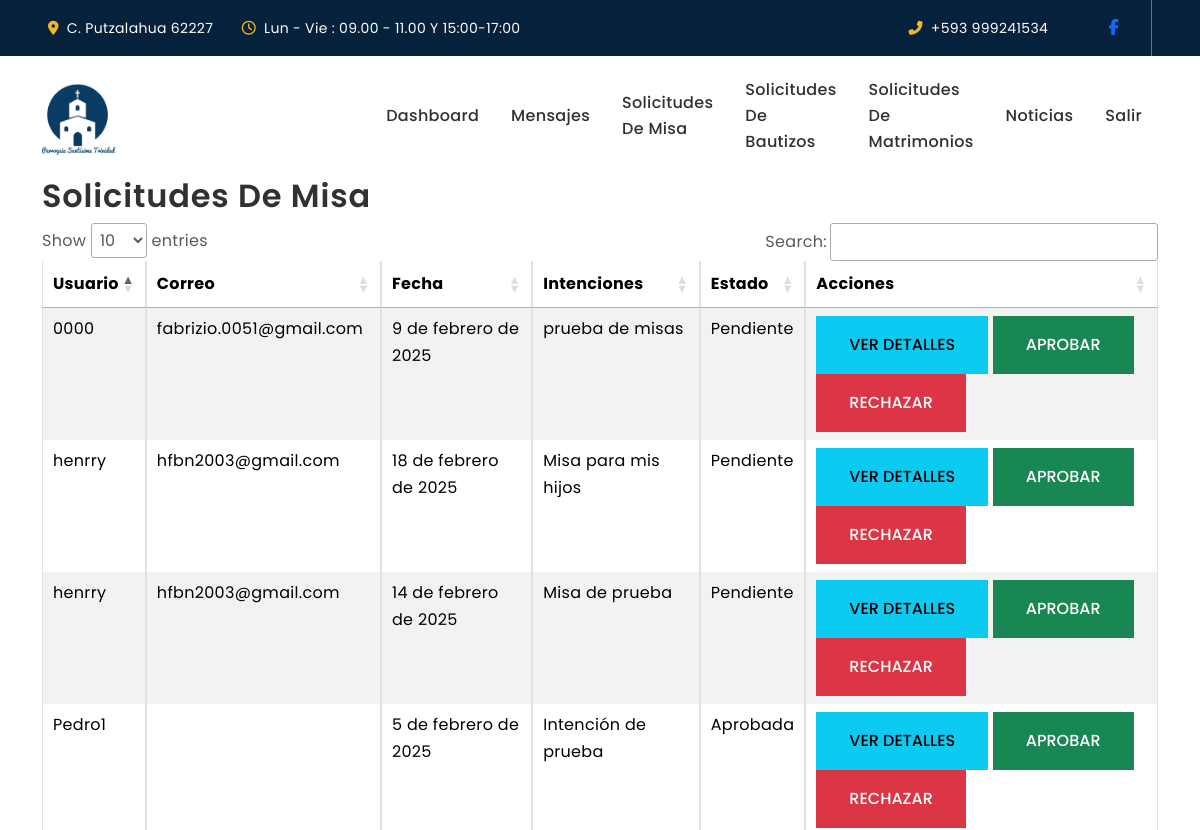
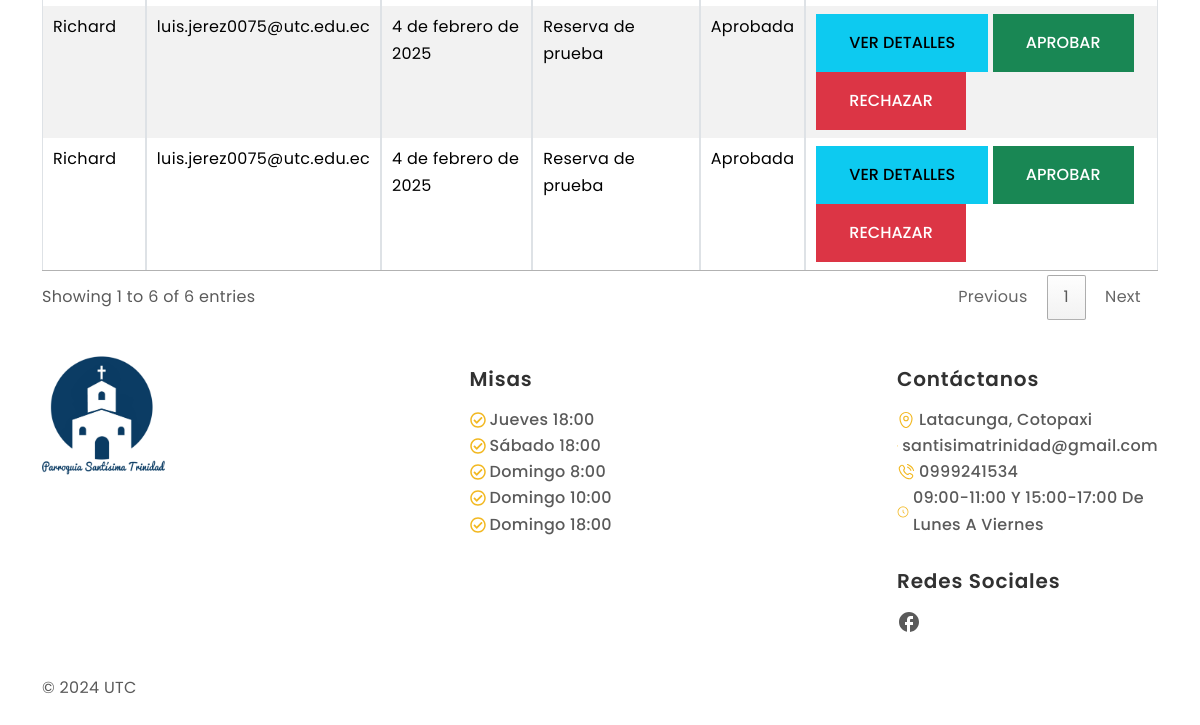
/ver-solicitudes/ (signed in), run on an earlier commit of the app's database (2 pictures, top to bottom).
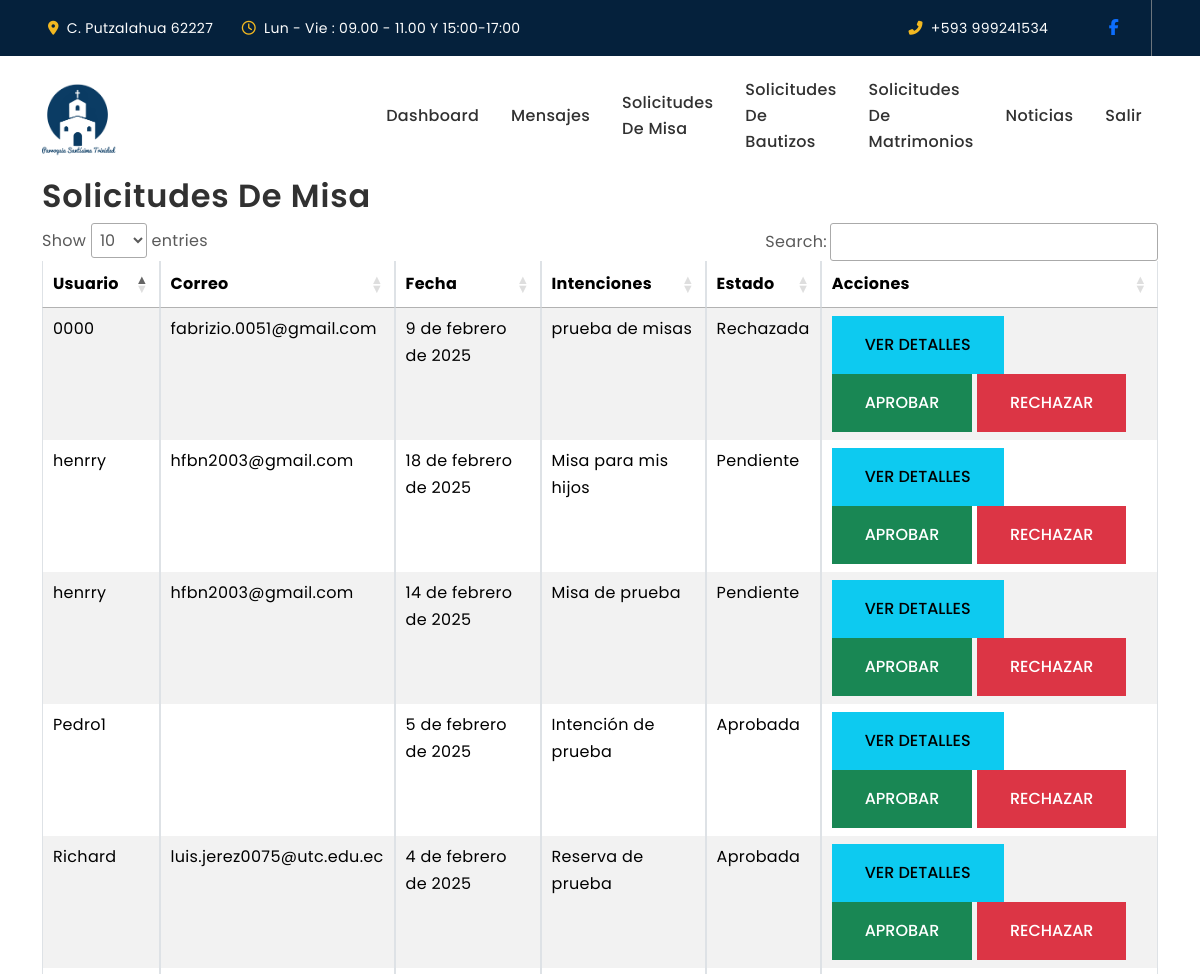
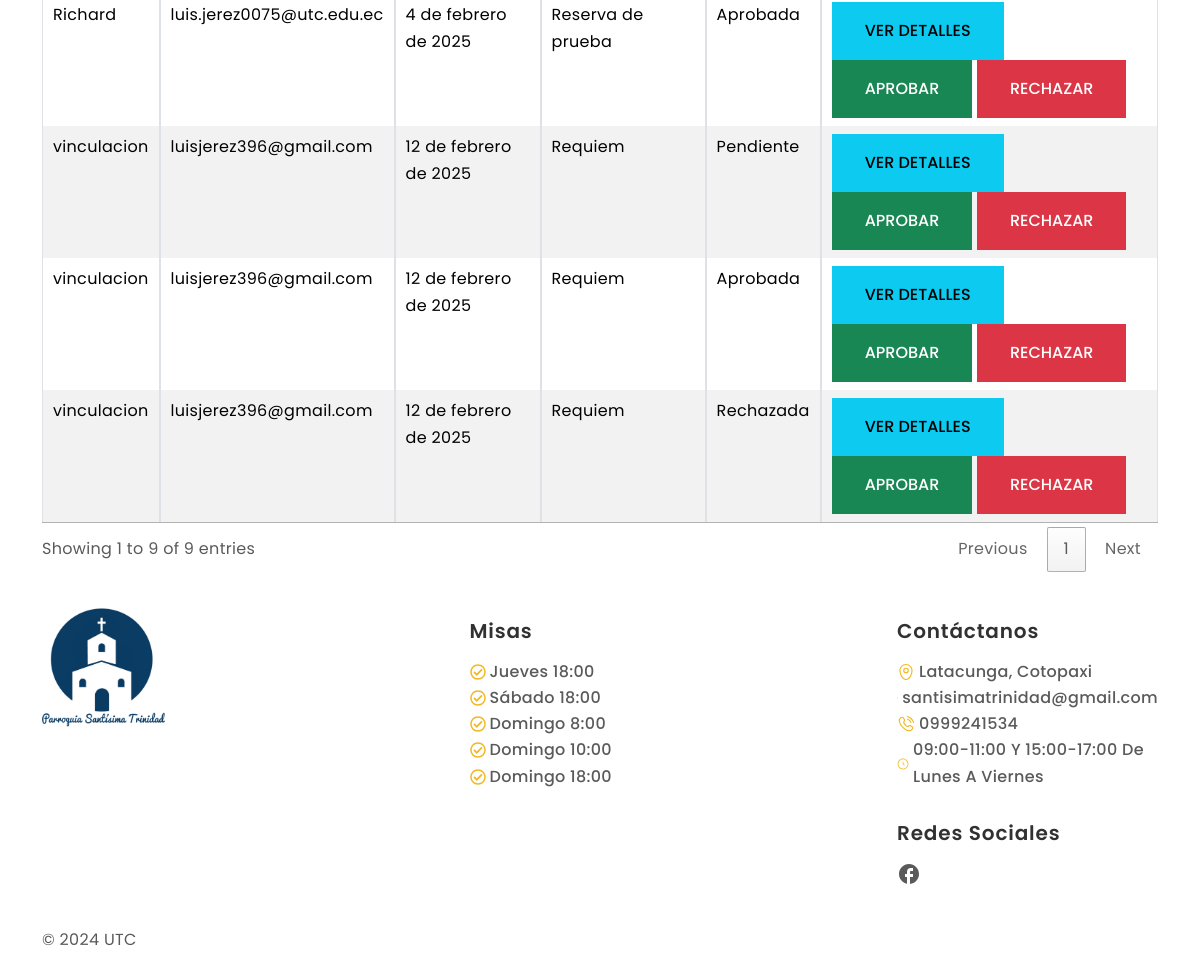
And on a later commit of the database (2 pictures, top to bottom).
### Apps/web/models.py (models this page shows, shortened)
class ReservaMisa(models.Model):
    ESTADO_CHOICES = [
        ('pendiente', 'Pendiente'),
        ('aprobada', 'Aprobada'),
        ('rechazada', 'Rechazada'),
    ]
    usuario = models.ForeignKey(User, on_delete=models.CASCADE)
    fecha = models.DateField()
    intenciones = models.TextField()
    estado = models.CharField(max_length=10, choices=ESTADO_CHOICES, default='pendiente')
    fecha_creacion = models.DateTimeField(default=timezone.now)  # Valor predeterminado explícito

### Apps/web/views.py (the view)
# urls.py: path('ver-solicitudes/', views.ver_solicitudes, name='ver_solicitudes'),
@login_required(login_url='/login/')
@staff_member_required(login_url='/login/')
def ver_solicitudes(request):
    reservas = ReservaMisa.objects.select_related('usuario').all()
    return render(request, 'ver_solicitudes.html', {'reservas': reservas})

### Apps/web/templates/ver_solicitudes.html (shortened to what this page needs)
{% extends 'base.html' %}
{% block body %}
<div class="container">
    <h2>Solicitudes de Misa</h2>
    <table class="table table-striped table-bordered jquery" id="tbl_misas">
        <thead>
            <tr>
                <th>Usuario</th>
                <th>Correo</th>
                <th>Fecha</th>
                <th>Intenciones</th>
                <th>Estado</th>
                <th>Acciones</th>
            </tr>
        </thead>
        <tbody>
            {% for reserva in reservas %}
            <tr>
                <td>{{ reserva.usuario.username }}</td>
                <td>{{ reserva.usuario.email }}</td>
                <td>{{ reserva.fecha }}</td>
                <td>{{ reserva.intenciones }}</td>
                <td>{{ reserva.get_estado_display }}</td>
                <td>
                    <button type="button" class="btn btn-info btn-sm" data-bs-toggle="modal" data-bs-target="#modalDetalles{{ reserva.id }}">
                        Ver Detalles
                    </button>
                    <button type="button" class="btn btn-success btn-sm" data-bs-toggle="modal" data-bs-target="#modalAprobar{{ reserva.id }}">
                        Aprobar
                    </button>
                    <button type="button" class="btn btn-danger btn-sm" data-bs-toggle="modal" data-bs-target="#modalRechazar{{ reserva.id }}">
                        Rechazar
                    </button>
                </td>
            </tr>
            {% endfor %}
        </tbody>
    </table>
</div>
{% endblock %}

### Apps/web/templates/base.html (shortened to what this page needs)
{% load static %}
<!DOCTYPE html>
<html lang="es">
<head>
     <link rel="stylesheet" type="text/css" href="{% static 'css\bootstrap.min.css' %}">
    <link rel="stylesheet" type="text/css" href="{% static 'css\vendor.css' %}">
    <link rel="stylesheet" href="https://cdn.jsdelivr.net/npm/swiper@9/swiper-bundle.min.css" />
    <link rel="stylesheet" type="text/css" href="{% static 'style.css' %}">
    <link href="https://cdn.jsdelivr.net/npm/summernote@0.9.0/dist/summernote-lite.min.css" rel="stylesheet">
    <link rel="stylesheet" href="https://cdnjs.cloudflare.com/ajax/libs/izitoast/1.4.0/css/iziToast.min.css"
 />
    <link rel="stylesheet" href="https://cdn.datatables.net/1.13.6/css/jquery.dataTables.min.css">
    <link rel="stylesheet" href="https://cdn.datatables.net/buttons/3.2.0/css/buttons.dataTables.min.css">
    <link href="https://cdn.jsdelivr.net/npm/now-ui-dashboard/css/now-ui-dashboard.min.css" rel="stylesheet" />
</head>
<header id="header">
<div class="container-fluid custom-bg text-light p-0">
    <div class="row gx-0 d-none d-lg-flex">
        <div class="col-lg-7 px-5 text-start">
            <div class="h-100 d-inline-flex align-items-center me-4">
                <small class="fa fa-map-marker-alt text-primary me-2"></small>
                <small>C. Putzalahua 62227</small>
            </div>
            <div class="h-100 d-inline-flex align-items-center">
                <small class="far fa-clock text-primary me-2"></small>
                <small>Lun - Vie : 09.00 - 11.00 Y 15:00-17:00</small>
            </div>
        </div>
        <div class="col-lg-5 px-5 text-end">
            <div class="h-100 d-inline-flex align-items-center me-4">
                <small class="fa fa-phone-alt text-primary me-2"></small>
                <small>+593 999241534</small>
            </div>
            <div class="h-100 d-inline-flex align-items-center mx-n2">
                <a class="btn btn-square btn-link rounded-0 border-0 border-end border-secondary" href="https://www.facebook.com/parroquiasantisimatrinidad.lalagunalatacunga"><i class="fab fa-facebook-f"></i></a>
            </div>
        </div>
    </div>
</div>
    <nav id="primary-header" class="navbar navbar-expand-lg py-3">
        <div class="container justify-content-end">
            <div class="header-bottom offcanvas offcanvas-end" id="bdNavbar" aria-labelledby="bdNavbarOffcanvasLabel">
                <div class="offcanvas-body align-items-center justify-content-center">
                    <ul class="navbar-nav mb-2 mb-lg-0 align-items-center">
                        <a class="navbar-brand" href="#">
                            <img src="{% static 'images/logo.png' %}" class="logo img-fluid w-25">
                        </a>
                        {% if user.is_superuser %}
                        <li class="nav-item px-3 py-1 py-lg-0">
                            <a class="nav-link p-0" href="/dashboard_view/">Dashboard</a>
                        </li>
                        <li class="nav-item px-3 py-1 py-lg-0">
                            <a class="nav-link p-0" href="/mensajes/">Mensajes</a>
                        </li>
                        <li class="nav-item px-3 py-1 py-lg-0">
                            <a class="nav-link p-0" href="{% url 'ver_solicitudes' %}">Solicitudes de Misa</a>
                        </li>
                        <li class="nav-item px-3 py-1 py-lg-0">
                            <a class="nav-link p-0" href="{% url 'ver_solicitudes_bautizos' %}">Solicitudes de Bautizos</a>
                        </li>
                        <li class="nav-item px-3 py-1 py-lg-0">
                            <a class="nav-link p-0" href="{% url 'ver_solicitudes_matrimonios' %}">Solicitudes de Matrimonios</a>
                        </li>
                        <li class="nav-item px-3 py-1 py-lg-0">
                            <a class="nav-link p-0" href="/news/">Noticias</a>
                        </li>
                        <li class="nav-item px-3 py-1 py-lg-0">
                            <a class="nav-link p-0" href="/logout/">Salir</a>
                        </li>
                    {% endif %}
                    </ul>
                </div>
            </div>
        </div>
    </nav>
</header>
<body style="background-color: white;">
    {% block body %}
    {% endblock %}
</body>
<footer id="footer">
    <div class="container pt-4">
        <div class="row flex-wrap justify-content-between">
            <div class="col-lg-3 col-md-6 pb-3">
                <div class="footer-menu">
                    <a class="navbar-brand" href="#">
                        <img src="{% static 'images/logo.png' %}" class="logo img-fluid img w-50">
                    </a>
                </div>
            </div>
            <div class="col-lg-3 col-md-6 pb-3">
                <div class="footer-menu">
                    <h5 class=" widget-title py-2 mt-3 fw-semibold">Misas</h5>
                    <ul class="menu-list d-flex flex-column list-unstyled">
                        <li class="fw-medium text-capitalize d-flex align-items-center">
                            <svg class="text-primary me-1" width="16" height="16">
                                <use xlink:href="#check-circle"></use>
                            </svg>Jueves 18:00
                        </li>
                        <li class="fw-medium text-capitalize d-flex align-items-center">
                            <svg class="text-primary me-1" width="16" height="16">
                                <use xlink:href="#check-circle"></use>
                            </svg>Sábado 18:00
                        </li>
                        <li class="fw-medium text-capitalize d-flex align-items-center">
                            <svg class="text-primary me-1" width="16" height="16">
                                <use xlink:href="#check-circle"></use>
                            </svg>Domingo 8:00
                        </li>
                        <li class="fw-medium text-capitalize d-flex align-items-center">
                            <svg class="text-primary me-1" width="16" height="16">
                                <use xlink:href="#check-circle"></use>
                            </svg>Domingo 10:00
                        </li>
                        <li class="fw-medium text-capitalize d-flex align-items-center">
                            <svg class="text-primary me-1" width="16" height="16">
                                <use xlink:href="#check-circle"></use>
                            </svg>Domingo 18:00
                        </li>
                    </ul>
                </div>
            </div>
            <div class="col-lg-3 col-md-6">
                <div class="footer-menu">
                    <h5 class=" widget-title py-2 mt-3 fw-semibold">Contáctanos</h5>
                    <ul class="menu-list d-flex flex-column list-unstyled">
                        <li class="fw-medium text-capitalize d-flex align-items-center">
                            <svg class="text-primary me-1" width="18" height="18">
                                <use xlink:href="#location"></use>
                            </svg>Latacunga, Cotopaxi
                        </li>
                        <li class="fw-medium d-flex align-items-center">
                            <a href="https://mail.google.com/mail/?view=cm&fs=1&to=santisimatrinidad@gmail.com" target="_blank">santisimatrinidad@gmail.com</a>
                        </li>
                        <li class="fw-medium text-capitalize d-flex align-items-center">
                            <svg class="text-primary me-1" width="18" height="18">
                                <use xlink:href="#phone"></use>
                            </svg>0999241534
                        </li>
                        <li class="fw-medium text-capitalize d-flex align-items-center">
                            <svg class="text-primary me-1" width="18" height="18">
                                <use xlink:href="#clock"></use>
                            </svg>09:00-11:00 y 15:00-17:00 de Lunes a Viernes
                        </li>
                    </ul>
                </div>
                <div class="footer-menu">
                    <h5 class=" widget-title py-2 mt-4 fw-semibold">Redes Sociales</h5>
                    <ul class="social-links d-flex flex-wrap list-unstyled">
                        <li class="social me-3">
                            <a href="https://www.facebook.com/parroquiasantisimatrinidad.lalagunalatacunga">
                                <svg class=" me-1" width="24" height="24">
                                    <use xlink:href="#facebook"></use>
                                </svg>
                            </a>
                        </li>
                    </ul>
                </div>
            </div>
        </div>
    </div>
    <div class="container">
        <div class="footer-bottom d-md-flex justify-content-between py-4">
            <p class=" mb-0">© 2024 UTC</p>
        </div>
    </div>
</footer>
<link rel="stylesheet" href="https://cdnjs.cloudflare.com/ajax/libs/font-awesome/6.7.2/css/all.min.css"
 />
</html>

### static/style.css (style rules this page uses)
:root { --primary-color: #F2B821; --secondary-color: #05213C; --black-color: #292929; --light-black-color: #343536; --dark-color: #313131; --body-color: #5A5A5A; --gray-color: #777F81; --light-color: #fdfdfd; --bs-gray-100: #F6F6F6; --bs-gray-300: #DCDCDC; --bs-primary-text-emphasis: var(--primary-color); --bs-body-color-rgb: 90, 90, 90; --bs-light-rgb: rgba(255, 255, 255, 1); --bs-dark-rgb: 41, 41, 41; --bs-primary-rgb: 178, 142, 113; }
:root { --heading-font: "Poppins", sans-serif; --body-font: "Poppins", sans-serif; }
*, *::before, *::after { -webkit-box-sizing: border-box; -moz-box-sizing: border-box; box-sizing: border-box; }
html { box-sizing: border-box; }
body { background-color: var(--light-color); font-family: var(--body-font); font-size: 16px; font-weight: 400; line-height: 164%; letter-spacing: 0.32px; color: var(--body-color); margin: 0; }
a { color: inherit; text-decoration: none; transition: 0.3s ease-in-out; }
.text-light { color: var(--light-color) !important; }
.text-primary { color: var(--primary-color) !important; }
.custom-bg { background-color: #05213c !important; }
h1, h2, h3, h4, h5, h6 { color: var(--dark-color); font-family: var(--heading-font); text-transform: capitalize; font-weight: 600; letter-spacing: 0.84px; line-height: 115%; }
.btn { --bs-btn-padding-x: 2rem; --bs-btn-padding-y: 1rem; --bs-btn-font-size: 1rem; --bs-btn-font-weight: 500; text-transform: uppercase; border-radius: 0px; transition: all 0.5s ease-in-out; }
a.nav-link { text-transform: capitalize; font-weight: 500; color: var(--dark-color); font-family: var(--heading-font); transition: all 0.3s ease-in-out; }
a.nav-link::after { content: ""; text-align: center; display: block; width: 0; height: 2px; background: var(--primary-color); transition: width 0.9s; }

What changed in the data, as far as the page shows it:
changed ReservaMisa "9 de febrero de 2025": estado "Pendiente" → "Rechazada"
added ReservaMisa: usuario.username "vinculacion", usuario.email "luisjerez396@gmail.com", fecha "12 de febrero de 2025", intenciones "Requiem", estado "Pendiente"
added ReservaMisa: usuario.username "vinculacion", usuario.email "luisjerez396@gmail.com", fecha "12 de febrero de 2025", intenciones "Requiem", estado "Aprobada"
added ReservaMisa: usuario.username "vinculacion", usuario.email "luisjerez396@gmail.com", fecha "12 de febrero de 2025", intenciones "Requiem", estado "Rechazada"
Also different on the page:
text written by a page script: "Show entries Search: Showing 1 to 6 of 6 entries Previous 1 Next" → "Show entries Search: Showing 1 to 9 of 9 entries Previous 1 Next"
